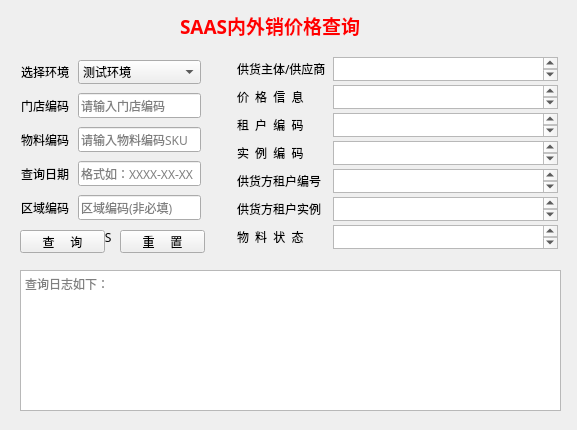
<?xml version="1.0" encoding="UTF-8"?>
<ui version="4.0">
 <class>MainWindow</class>
 <widget class="QMainWindow" name="MainWindow">
  <property name="geometry">
   <rect>
    <x>0</x>
    <y>0</y>
    <width>577</width>
    <height>430</height>
   </rect>
  </property>
  <property name="minimumSize">
   <size>
    <width>577</width>
    <height>430</height>
   </size>
  </property>
  <property name="maximumSize">
   <size>
    <width>577</width>
    <height>430</height>
   </size>
  </property>
  <property name="windowTitle">
   <string>SAAS价格查询</string>
  </property>
  <property name="windowIcon">
   <iconset>
    <selectedon>:/新前缀/01.png</selectedon>
   </iconset>
  </property>
  <property name="windowOpacity">
   <double>60.000000000000000</double>
  </property>
  <property name="styleSheet">
   <string notr="true">opacity: 60;
background-image: url(:/新前缀/02.jpg);</string>
  </property>
  <property name="toolButtonStyle">
   <enum>Qt::ToolButtonIconOnly</enum>
  </property>
  <widget class="QWidget" name="centralwidget">
   <widget class="QPushButton" name="pushButton">
    <property name="geometry">
     <rect>
      <x>20</x>
      <y>230</y>
      <width>85</width>
      <height>23</height>
     </rect>
    </property>
    <property name="maximumSize">
     <size>
      <width>85</width>
      <height>23</height>
     </size>
    </property>
    <property name="font">
     <font>
      <family>宋体</family>
     </font>
    </property>
    <property name="text">
     <string>查     询</string>
    </property>
   </widget>
   <widget class="QTextBrowser" name="textBrowser">
    <property name="geometry">
     <rect>
      <x>20</x>
      <y>270</y>
      <width>541</width>
      <height>141</height>
     </rect>
    </property>
    <property name="font">
     <font>
      <family>宋体</family>
     </font>
    </property>
    <property name="placeholderText">
     <string>查询日志如下：</string>
    </property>
   </widget>
   <widget class="QLabel" name="label_11">
    <property name="geometry">
     <rect>
      <x>180</x>
      <y>10</y>
      <width>181</width>
      <height>31</height>
     </rect>
    </property>
    <property name="font">
     <font>
      <family>宋体</family>
     </font>
    </property>
    <property name="text">
     <string>&lt;html&gt;&lt;head/&gt;&lt;body&gt;&lt;p&gt;&lt;span style=&quot; font-size:14pt; font-weight:600; color:#ff0000;&quot;&gt;SAAS内外销价格查询&lt;/span&gt;&lt;/p&gt;&lt;/body&gt;&lt;/html&gt;</string>
    </property>
   </widget>
   <widget class="QPushButton" name="pushButton_2">
    <property name="geometry">
     <rect>
      <x>120</x>
      <y>230</y>
      <width>85</width>
      <height>23</height>
     </rect>
    </property>
    <property name="maximumSize">
     <size>
      <width>85</width>
      <height>23</height>
     </size>
    </property>
    <property name="font">
     <font>
      <family>宋体</family>
     </font>
    </property>
    <property name="text">
     <string>重     置</string>
    </property>
   </widget>
   <widget class="QWidget" name="layoutWidget">
    <property name="geometry">
     <rect>
      <x>21</x>
      <y>51</y>
      <width>541</width>
      <height>217</height>
     </rect>
    </property>
    <property name="font">
     <font>
      <family>宋体</family>
     </font>
    </property>
    <layout class="QHBoxLayout" name="horizontalLayout">
     <item>
      <layout class="QFormLayout" name="formLayout">
       <property name="horizontalSpacing">
        <number>9</number>
       </property>
       <property name="verticalSpacing">
        <number>9</number>
       </property>
       <property name="leftMargin">
        <number>0</number>
       </property>
       <property name="topMargin">
        <number>9</number>
       </property>
       <property name="rightMargin">
        <number>4</number>
       </property>
       <property name="bottomMargin">
        <number>0</number>
       </property>
       <item row="0" column="0">
        <widget class="QLabel" name="label_13">
         <property name="font">
          <font>
           <family>宋体</family>
          </font>
         </property>
         <property name="text">
          <string>选择环境</string>
         </property>
        </widget>
       </item>
       <item row="0" column="1">
        <widget class="QComboBox" name="comboBox">
         <property name="maximumSize">
          <size>
           <width>16777215</width>
           <height>24</height>
          </size>
         </property>
         <property name="font">
          <font>
           <family>宋体</family>
          </font>
         </property>
         <item>
          <property name="text">
           <string>测试环境</string>
          </property>
         </item>
         <item>
          <property name="text">
           <string>UAT环境</string>
          </property>
         </item>
         <item>
          <property name="text">
           <string>生产环境</string>
          </property>
         </item>
        </widget>
       </item>
       <item row="1" column="0">
        <widget class="QLabel" name="label_2">
         <property name="font">
          <font>
           <family>宋体</family>
          </font>
         </property>
         <property name="text">
          <string>门店编码</string>
         </property>
        </widget>
       </item>
       <item row="1" column="1">
        <widget class="QLineEdit" name="lineEdit_2">
         <property name="maximumSize">
          <size>
           <width>16777215</width>
           <height>25</height>
          </size>
         </property>
         <property name="font">
          <font>
           <family>宋体</family>
          </font>
         </property>
         <property name="placeholderText">
          <string>请输入门店编码</string>
         </property>
        </widget>
       </item>
       <item row="2" column="0">
        <widget class="QLabel" name="label_3">
         <property name="font">
          <font>
           <family>宋体</family>
          </font>
         </property>
         <property name="text">
          <string>物料编码</string>
         </property>
        </widget>
       </item>
       <item row="2" column="1">
        <widget class="QLineEdit" name="lineEdit_3">
         <property name="maximumSize">
          <size>
           <width>16777215</width>
           <height>25</height>
          </size>
         </property>
         <property name="font">
          <font>
           <family>宋体</family>
          </font>
         </property>
         <property name="placeholderText">
          <string>请输入物料编码SKU</string>
         </property>
        </widget>
       </item>
       <item row="3" column="0">
        <widget class="QLabel" name="label_4">
         <property name="font">
          <font>
           <family>宋体</family>
          </font>
         </property>
         <property name="text">
          <string>查询日期</string>
         </property>
        </widget>
       </item>
       <item row="3" column="1">
        <widget class="QLineEdit" name="lineEdit_4">
         <property name="maximumSize">
          <size>
           <width>16777215</width>
           <height>25</height>
          </size>
         </property>
         <property name="font">
          <font>
           <family>宋体</family>
          </font>
         </property>
         <property name="placeholderText">
          <string>格式如：XXXX-XX-XX</string>
         </property>
        </widget>
       </item>
       <item row="4" column="0">
        <widget class="QLabel" name="label_12">
         <property name="font">
          <font>
           <family>宋体</family>
          </font>
         </property>
         <property name="text">
          <string>区域编码</string>
         </property>
        </widget>
       </item>
       <item row="4" column="1">
        <widget class="QLineEdit" name="lineEdit_5">
         <property name="maximumSize">
          <size>
           <width>16777215</width>
           <height>25</height>
          </size>
         </property>
         <property name="font">
          <font>
           <family>宋体</family>
          </font>
         </property>
         <property name="placeholderText">
          <string>区域编码(非必填)</string>
         </property>
        </widget>
       </item>
       <item row="5" column="0">
        <widget class="QRadioButton" name="radioButton">
         <property name="font">
          <font>
           <family>宋体</family>
          </font>
         </property>
         <property name="text">
          <string>FZS</string>
         </property>
        </widget>
       </item>
       <item row="5" column="1">
        <widget class="QRadioButton" name="radioButton_2">
         <property name="maximumSize">
          <size>
           <width>38</width>
           <height>16</height>
          </size>
         </property>
         <property name="font">
          <font>
           <family>宋体</family>
          </font>
         </property>
         <property name="text">
          <string>ZS</string>
         </property>
        </widget>
       </item>
      </layout>
     </item>
     <item>
      <layout class="QFormLayout" name="formLayout_2">
       <property name="formAlignment">
        <set>Qt::AlignLeading|Qt::AlignLeft|Qt::AlignTop</set>
       </property>
       <property name="horizontalSpacing">
        <number>7</number>
       </property>
       <property name="verticalSpacing">
        <number>0</number>
       </property>
       <property name="leftMargin">
        <number>26</number>
       </property>
       <property name="topMargin">
        <number>2</number>
       </property>
       <property name="rightMargin">
        <number>4</number>
       </property>
       <property name="bottomMargin">
        <number>9</number>
       </property>
       <item row="0" column="0">
        <widget class="QLabel" name="label_5">
         <property name="font">
          <font>
           <family>宋体</family>
          </font>
         </property>
         <property name="text">
          <string>供货主体/供应商</string>
         </property>
        </widget>
       </item>
       <item row="0" column="1">
        <widget class="QTextBrowser" name="textBrowser_2">
         <property name="maximumSize">
          <size>
           <width>225</width>
           <height>24</height>
          </size>
         </property>
         <property name="sizeIncrement">
          <size>
           <width>0</width>
           <height>0</height>
          </size>
         </property>
         <property name="baseSize">
          <size>
           <width>0</width>
           <height>0</height>
          </size>
         </property>
         <property name="font">
          <font>
           <family>宋体</family>
           <pointsize>9</pointsize>
           <weight>75</weight>
           <bold>true</bold>
          </font>
         </property>
         <property name="styleSheet">
          <string notr="true">color: rgb(255, 0, 0);</string>
         </property>
        </widget>
       </item>
       <item row="1" column="0">
        <widget class="QLabel" name="label_6">
         <property name="font">
          <font>
           <family>宋体</family>
          </font>
         </property>
         <property name="text">
          <string>价  格  信  息</string>
         </property>
        </widget>
       </item>
       <item row="1" column="1">
        <widget class="QTextBrowser" name="textBrowser_3">
         <property name="maximumSize">
          <size>
           <width>225</width>
           <height>24</height>
          </size>
         </property>
         <property name="baseSize">
          <size>
           <width>0</width>
           <height>0</height>
          </size>
         </property>
         <property name="font">
          <font>
           <family>宋体</family>
           <pointsize>9</pointsize>
           <weight>75</weight>
           <bold>true</bold>
          </font>
         </property>
         <property name="styleSheet">
          <string notr="true">color: rgb(255, 0, 0);</string>
         </property>
        </widget>
       </item>
       <item row="2" column="0">
        <widget class="QLabel" name="label_7">
         <property name="font">
          <font>
           <family>宋体</family>
          </font>
         </property>
         <property name="text">
          <string>租  户  编  码</string>
         </property>
        </widget>
       </item>
       <item row="2" column="1">
        <widget class="QTextBrowser" name="textBrowser_4">
         <property name="maximumSize">
          <size>
           <width>225</width>
           <height>24</height>
          </size>
         </property>
         <property name="baseSize">
          <size>
           <width>0</width>
           <height>0</height>
          </size>
         </property>
         <property name="font">
          <font>
           <family>宋体</family>
           <pointsize>9</pointsize>
           <weight>75</weight>
           <bold>true</bold>
          </font>
         </property>
         <property name="styleSheet">
          <string notr="true">color: rgb(255, 0, 0);</string>
         </property>
        </widget>
       </item>
       <item row="3" column="0">
        <widget class="QLabel" name="label_8">
         <property name="font">
          <font>
           <family>宋体</family>
          </font>
         </property>
         <property name="text">
          <string>实  例  编  码</string>
         </property>
        </widget>
       </item>
       <item row="3" column="1">
        <widget class="QTextBrowser" name="textBrowser_5">
         <property name="maximumSize">
          <size>
           <width>225</width>
           <height>24</height>
          </size>
         </property>
         <property name="baseSize">
          <size>
           <width>0</width>
           <height>0</height>
          </size>
         </property>
         <property name="font">
          <font>
           <family>宋体</family>
           <pointsize>9</pointsize>
           <weight>75</weight>
           <bold>true</bold>
          </font>
         </property>
         <property name="styleSheet">
          <string notr="true">color: rgb(255, 0, 0);</string>
         </property>
        </widget>
       </item>
       <item row="4" column="0">
        <widget class="QLabel" name="label_9">
         <property name="font">
          <font>
           <family>宋体</family>
          </font>
         </property>
         <property name="text">
          <string>供货方租户编号</string>
         </property>
        </widget>
       </item>
       <item row="4" column="1">
        <widget class="QTextBrowser" name="textBrowser_6">
         <property name="maximumSize">
          <size>
           <width>225</width>
           <height>24</height>
          </size>
         </property>
         <property name="baseSize">
          <size>
           <width>0</width>
           <height>0</height>
          </size>
         </property>
         <property name="font">
          <font>
           <family>宋体</family>
           <pointsize>9</pointsize>
           <weight>75</weight>
           <bold>true</bold>
          </font>
         </property>
         <property name="styleSheet">
          <string notr="true">color: rgb(255, 0, 0);</string>
         </property>
        </widget>
       </item>
       <item row="5" column="0">
        <widget class="QLabel" name="label_10">
         <property name="font">
          <font>
           <family>宋体</family>
          </font>
         </property>
         <property name="styleSheet">
          <string notr="true"/>
         </property>
         <property name="text">
          <string>供货方租户实例</string>
         </property>
        </widget>
       </item>
       <item row="5" column="1">
        <widget class="QTextBrowser" name="textBrowser_7">
         <property name="maximumSize">
          <size>
           <width>225</width>
           <height>24</height>
          </size>
         </property>
         <property name="baseSize">
          <size>
           <width>0</width>
           <height>0</height>
          </size>
         </property>
         <property name="font">
          <font>
           <family>宋体</family>
           <pointsize>9</pointsize>
           <weight>75</weight>
           <bold>true</bold>
          </font>
         </property>
         <property name="styleSheet">
          <string notr="true">color: rgb(255, 0, 0);</string>
         </property>
        </widget>
       </item>
       <item row="6" column="1">
        <widget class="QTextBrowser" name="textBrowser_8">
         <property name="maximumSize">
          <size>
           <width>225</width>
           <height>24</height>
          </size>
         </property>
         <property name="baseSize">
          <size>
           <width>0</width>
           <height>0</height>
          </size>
         </property>
         <property name="font">
          <font>
           <family>宋体</family>
           <pointsize>9</pointsize>
           <weight>75</weight>
           <bold>true</bold>
          </font>
         </property>
         <property name="styleSheet">
          <string notr="true">color: rgb(255, 0, 0);</string>
         </property>
        </widget>
       </item>
       <item row="6" column="0">
        <widget class="QLabel" name="label_14">
         <property name="font">
          <font>
           <family>宋体</family>
          </font>
         </property>
         <property name="text">
          <string>物  料  状  态</string>
         </property>
        </widget>
       </item>
      </layout>
     </item>
    </layout>
   </widget>
   <zorder>textBrowser</zorder>
   <zorder>label_11</zorder>
   <zorder>layoutWidget</zorder>
   <zorder>pushButton</zorder>
   <zorder>pushButton_2</zorder>
  </widget>
 </widget>
 <resources>
  <include location="teat.qrc"/>
 </resources>
 <connections/>
</ui>
